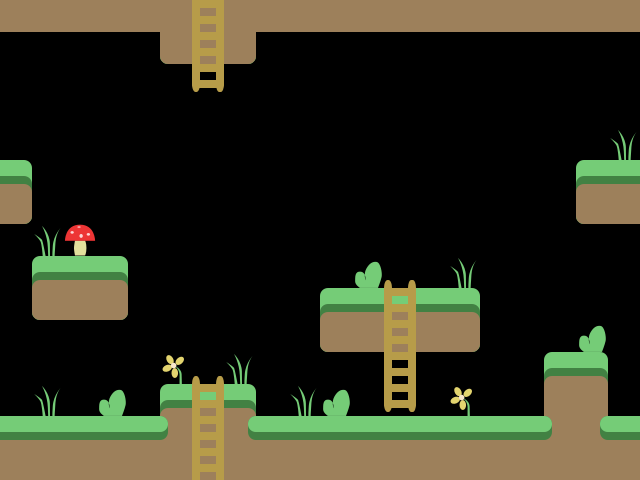

A 2D game scene composited from a Tiled map and its tileset images. What follows is a short description and the map's XML, with each tile layer's data collapsed to a summary:
An orthogonal 20x15 tile map with 32x32 px tiles, 3 tile layers (ground, deco, ladders).

<map version="1.0" orientation="orthogonal" renderorder="left-down" width="20" height="15" tilewidth="32" tileheight="32" nextobjectid="1">
 <tileset firstgid="1" source="tileset.tsx" />
 <layer name="ground" width="20" height="15">
  <data>[300 cells, 92 non-empty, 13 distinct tile ids]</data>
 </layer>
 <layer name="deco" width="20" height="15">
  <data>[300 cells, 13 non-empty, 4 distinct tile ids]</data>
 </layer>
 <layer name="ladders" width="20" height="15">
  <data>[300 cells, 12 non-empty, 3 distinct tile ids]</data>
 </layer>
</map>
